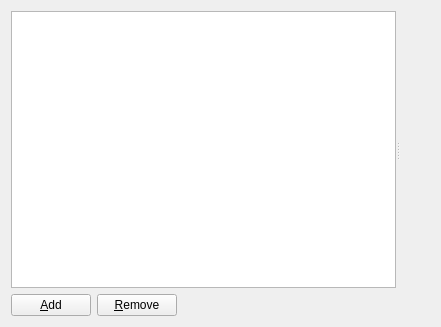
<?xml version="1.0" encoding="UTF-8"?>
<ui version="4.0">
 <class>Post3dWindowFaceListSettingEditWidget</class>
 <widget class="QWidget" name="Post3dWindowFaceListSettingEditWidget">
  <property name="geometry">
   <rect>
    <x>0</x>
    <y>0</y>
    <width>441</width>
    <height>327</height>
   </rect>
  </property>
  <property name="windowTitle">
   <string>Form</string>
  </property>
  <layout class="QVBoxLayout" name="verticalLayout_2" stretch="1,0">
   <item>
    <widget class="QSplitter" name="splitter">
     <property name="orientation">
      <enum>Qt::Horizontal</enum>
     </property>
     <widget class="QListWidget" name="faceListWidget">
      <property name="sizePolicy">
       <sizepolicy hsizetype="Expanding" vsizetype="Expanding">
        <horstretch>0</horstretch>
        <verstretch>0</verstretch>
       </sizepolicy>
      </property>
     </widget>
     <widget class="QWidget" name="">
      <layout class="QVBoxLayout" name="verticalLayout">
       <item>
        <widget class="Post3dWindowFaceSettingEditWidget" name="faceSettingWidget" native="true"/>
       </item>
       <item>
        <spacer name="verticalSpacer_3">
         <property name="orientation">
          <enum>Qt::Vertical</enum>
         </property>
         <property name="sizeHint" stdset="0">
          <size>
           <width>20</width>
           <height>40</height>
          </size>
         </property>
        </spacer>
       </item>
      </layout>
     </widget>
    </widget>
   </item>
   <item>
    <layout class="QHBoxLayout" name="horizontalLayout">
     <item>
      <widget class="QPushButton" name="faceAddButton">
       <property name="text">
        <string>&amp;Add</string>
       </property>
      </widget>
     </item>
     <item>
      <widget class="QPushButton" name="faceRemoveButton">
       <property name="text">
        <string>&amp;Remove</string>
       </property>
      </widget>
     </item>
     <item>
      <spacer name="horizontalSpacer_3">
       <property name="orientation">
        <enum>Qt::Horizontal</enum>
       </property>
       <property name="sizeHint" stdset="0">
        <size>
         <width>40</width>
         <height>20</height>
        </size>
       </property>
      </spacer>
     </item>
    </layout>
   </item>
  </layout>
 </widget>
 <customwidgets>
  <customwidget>
   <class>Post3dWindowFaceSettingEditWidget</class>
   <extends>QWidget</extends>
   <header>post/post3d/post3dwindowfacesettingeditwidget.h</header>
   <container>1</container>
  </customwidget>
 </customwidgets>
 <resources/>
 <connections/>
</ui>
